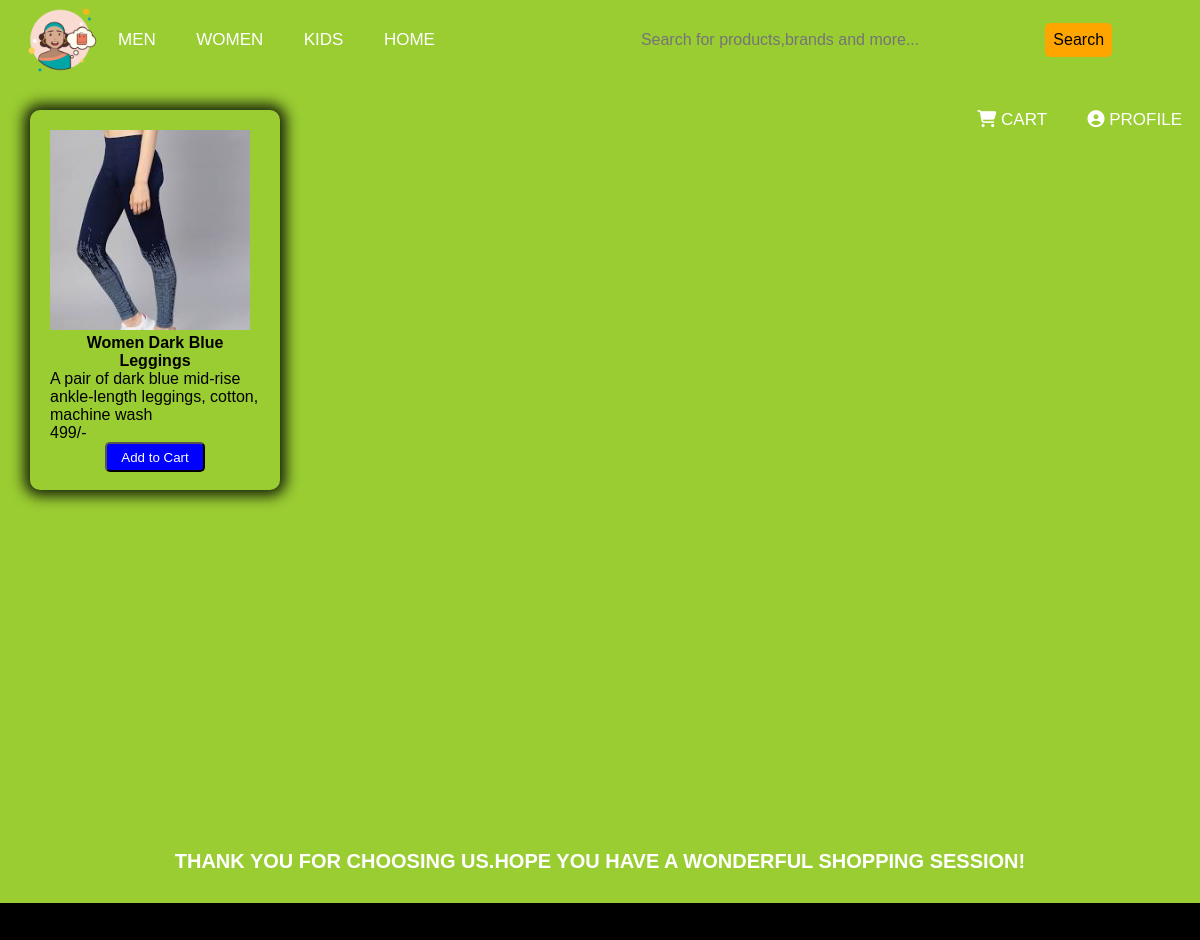
The app's page /leggings.php with its own data.
### tables this page shows
CREATE TABLE `stock` (
  `item_id` int(200) NOT NULL,
  `category` varchar(200) NOT NULL,
  `item` varchar(200) NOT NULL,
  `product_name` varchar(200) DEFAULT NULL,
  `description` varchar(200) NOT NULL,
  `cost` int(200) NOT NULL,
  `image` varchar(200) NOT NULL
);

### leggings.php (the view, shortened to what this page needs)
<?php require_once "header.php";
?>
<!DOCTYPE html>
<html lang="en">
<head>
    <link rel="stylesheet" href="categories.css">
</head>
<body>
    <div class="page-content">
        <?php
        $stmt = $pdo->query("SELECT * FROM stock where item like '%legging%' or product_name like '%legging%'");
        while ($row = $stmt->fetch(PDO::FETCH_ASSOC)) {
            echo '<div class="shirts">';
            echo '<div class="card">';
            echo '<img src= "' . $row['image'] . '" alt="...">';
            echo '<p class="highlight">' . $row['product_name'] . '</p>';
            echo '<p>' . $row['description'] . '</p>';
            echo '<p>' . $row['cost'] . "/-" . '</p>';
            echo '<form method="POST">';
            echo '<button type=submit name="Add_to_Cart">Add to Cart</button>';
            echo '</form>';
            echo '</div>';
            echo '</div>';
        }
        ?>
    </div>
</body>
<footer>
    <h2>Thank you for choosing us.Hope you have a wonderful shopping session!</h2>
</footer>
</html>

### header.css (style rules this page uses)
* { padding: 0; margin: 0; text-decoration: none; box-sizing: border-box; list-style: none; font-family: sans-serif; background-color: yellowgreen; }

### categories.css (style rules this page uses)
h2 { padding: 30px; font-size: 20px; margin-top: 20px; font-weight: bold; text-align: center; margin-bottom: 20px; text-transform: uppercase; font-weight: bolder; }
.shirts { display: inline-block; }
.card { width: 250px; height: 380px; margin: 30px; padding: 20px; border-radius: 10px; box-shadow: 0px 0px 14px 6px rgba(0, 0, 0, 0.84); }
.card p { font-family: sans-serif; font-size: medium; }
.highlight { text-align: center; font-weight: bold; }
.card img { width: 200px; height: 200px; }
.card button { display: block; margin-left: auto; margin-right: auto; margin-top: auto; width: 100px; height: 30px; border-radius: 5px; background-color: blue; color: #ffffff; outline: none; cursor: pointer; }
footer { width: 100%; height: 100px; background: #000000; margin-top: 40px; color: #ffffff; }
footer h2 { padding: 30px; font-size: 20px; margin-top: 20px; font-weight: bold; text-align: center; margin-bottom: 20px; text-transform: uppercase; font-weight: bolder; }
html, body { height: 100%; margin: 0; }
.page-content { min-height: 100%; margin-bottom: -100px; }
.page-content::after { content: ""; display: block; }
footer, .page-content::after { height: 120px; }

### records on screen
stock: image (picture), product_name "Women Dark Blue Leggings", description "A pair of dark blue mid-rise ankle-length leggings, cotton, machine wash", cost "499"

### other values on screen
$profile "PROFILE"
